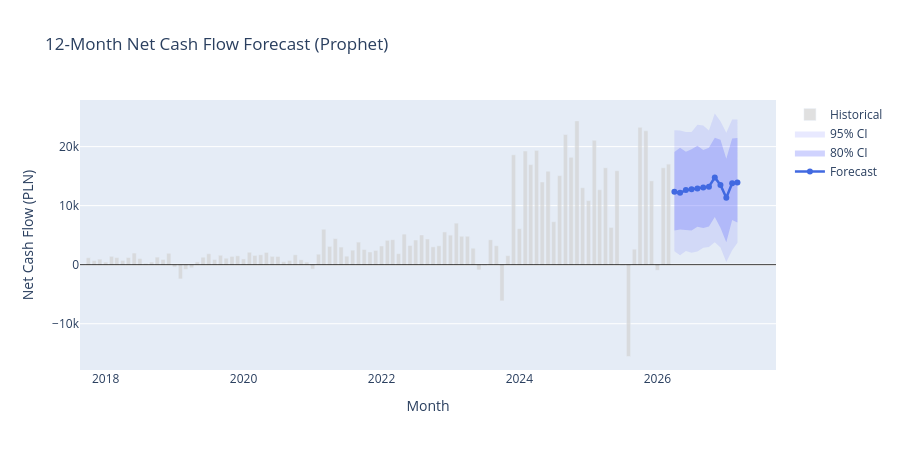

The notebook cell this image was saved under:
### Markdown cell above
## Step 4 — Forecast chart with CI ribbons

Key questions:
1. Is the point estimate trajectory **realistic**?
2. How wide are the CIs? (Wide = high uncertainty = don't trust)
3. Does the 80% CI bracket plausible outcomes?

### Code cell
fig_forecast = go.Figure()

# Historical actuals
fig_forecast.add_trace(go.Bar(
    x=cashflow_series.index,
    y=cashflow_series.values,
    name="Historical",
    marker_color="lightgray",
    opacity=0.7,
))

# 95% CI ribbon
if df_forecast["ci95_lower"].notna().all():
    fig_forecast.add_trace(go.Scatter(
        x=df_forecast["month"].tolist() + df_forecast["month"].tolist()[::-1],
        y=df_forecast["ci95_upper"].tolist() + df_forecast["ci95_lower"].tolist()[::-1],
        fill="toself",
        fillcolor="rgba(99,110,250,0.15)",
        line=dict(color="rgba(255,255,255,0)"),
        name="95% CI",
    ))

# 80% CI ribbon
if df_forecast["ci80_lower"].notna().all():
    fig_forecast.add_trace(go.Scatter(
        x=df_forecast["month"].tolist() + df_forecast["month"].tolist()[::-1],
        y=df_forecast["ci80_upper"].tolist() + df_forecast["ci80_lower"].tolist()[::-1],
        fill="toself",
        fillcolor="rgba(99,110,250,0.30)",
        line=dict(color="rgba(255,255,255,0)"),
        name="80% CI",
    ))

# Point estimate
fig_forecast.add_trace(go.Scatter(
    x=df_forecast["month"],
    y=df_forecast["point_estimate"],
    name="Forecast",
    line=dict(color="royalblue", width=2.5),
    mode="lines+markers",
))

fig_forecast.add_hline(y=0, line_color="black", line_width=0.8)
fig_forecast.update_layout(
    title=f"12-Month Net Cash Flow Forecast ({df_forecast['method'].iloc[0]})",
    xaxis_title="Month",
    yaxis_title="Net Cash Flow (PLN)",
    hovermode="x unified",
    height=450,
)
fig_forecast.show()
